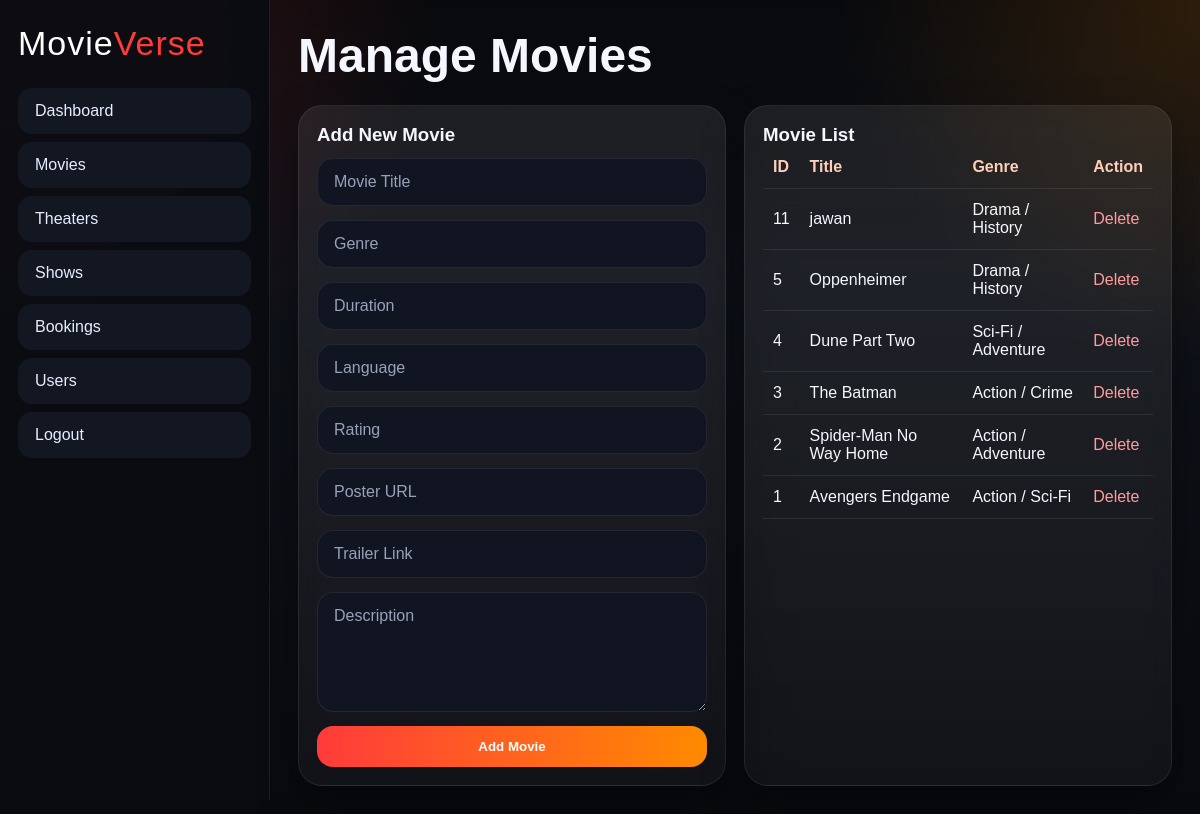
The app's page /admin/movies.php (signed in) with its own data.
### tables this page shows
CREATE TABLE `movies` (
  `id` int(11) NOT NULL,
  `title` varchar(150) NOT NULL,
  `genre` varchar(100) NOT NULL,
  `duration` varchar(50) NOT NULL,
  `language` varchar(50) NOT NULL,
  `rating` varchar(20) NOT NULL,
  `description` text NOT NULL,
  `poster` varchar(255) NOT NULL,
  `trailer_link` varchar(255) DEFAULT NULL,
  `release_date` date DEFAULT NULL,
  `created_at` timestamp NOT NULL DEFAULT current_timestamp()
);

### admin/movies.php (the view, shortened to what this page needs)
<?php
include "../includes/db.php";
$movies = mysqli_query($conn, "SELECT * FROM movies ORDER BY id DESC");
?>
<!DOCTYPE html>
<html lang="en">
<head>
    <link rel="stylesheet" href="/TRY/assets/style.css">
</head>
<body>
<div class="admin-shell">
    <aside class="sidebar">
        <a href="dashboard.php" class="logo">Movie<span>Verse</span></a>
        <nav class="side-nav">
            <a href="dashboard.php">Dashboard</a>
            <a href="movies.php">Movies</a>
            <a href="theaters.php">Theaters</a>
            <a href="shows.php">Shows</a>
            <a href="booking.php">Bookings</a>
            <a href="users.php">Users</a>
            <a href="logout.php">Logout</a>
        </nav>
    </aside>
    <main class="admin-main">
        <div class="admin-header"><h1>Manage Movies</h1></div>
        <div class="admin-grid-2">
            <div class="glass panel">
                <h3>Add New Movie</h3>
                <form method="POST" class="form-grid">
                    <input type="text" name="title" placeholder="Movie Title" required>
                    <input type="text" name="genre" placeholder="Genre" required>
                    <input type="text" name="duration" placeholder="Duration" required>
                    <input type="text" name="language" placeholder="Language" required>
                    <input type="text" name="rating" placeholder="Rating" required>
                    <input type="text" name="poster" placeholder="Poster URL" required>
                    <input type="text" name="trailer_link" placeholder="Trailer Link">
                    <textarea name="description" placeholder="Description" rows="5" required></textarea>
                    <button class="btn btn-primary" type="submit" name="add_movie">Add Movie</button>
                </form>
            </div>
            <div class="glass panel">
                <h3>Movie List</h3>
                <div class="table-wrap">
                    <table>
                        <tr>
                            <th>ID</th>
                            <th>Title</th>
                            <th>Genre</th>
                            <th>Action</th>
                        </tr>
                        <?php while($row = mysqli_fetch_assoc($movies)): ?>
                            <tr>
                                <td><?= $row['id'] ?></td>
                                <td><?= ($row['title']) ?></td>
                                <td><?= ($row['genre']) ?></td>
                                <td><a class="danger-link" href="?delete=<?= $row['id'] ?>">Delete</a></td>
                            </tr>
                        <?php endwhile; ?>
                    </table>
                </div>
            </div>
        </div>
    </main>
</div>
</body>
</html>

### assets/style.css (style rules this page uses)
:root { --bg:#09090d; --panel:#11131b; --panel2:#171b27; --text:#f5f7ff; --muted:#b6bed3; --line:rgba(255,255,255,.08); --primary:#ff3b3b; --primary2:#ff8a00; --shadow:0 18px 40px rgba(0,0,0,.35); }
* { margin:0; padding:0; box-sizing:border-box; }
body { font-family:'Poppins',sans-serif; background: radial-gradient(circle at top left, rgba(255,59,59,.20), transparent 30%), radial-gradient(circle at top right, rgba(255,138,0,.15), transparent 25%), linear-gradient(180deg,#08090c,#0e1118 35%,#090a0f); color:var(--text); min-height:100vh; }
a { text-decoration:none; color:inherit; }
.logo { font-family:'Bebas Neue',sans-serif; font-size:34px; letter-spacing:1px; text-decoration:none; color:#fff; line-height:1; }
.logo span { color:var(--primary); }
.glass { background:linear-gradient(180deg,rgba(255,255,255,.08),rgba(255,255,255,.04)); border:1px solid var(--line); box-shadow:var(--shadow); border-radius:24px; backdrop-filter:blur(10px); }
.btn { display:inline-flex; align-items:center; justify-content:center; gap:8px; border:none; cursor:pointer; padding:13px 20px; border-radius:16px; font-weight:600; transition:.25s; }
.btn-primary { color:white; background:linear-gradient(90deg,var(--primary),var(--primary2)); }
.show-card, .feature, .panel, .dashboard-card { padding:18px; }
.form-grid { display:grid; gap:14px; margin-top:12px; }
input,select,textarea { width:100%; padding:14px 16px; border-radius:16px; border:1px solid var(--line); background:#111521; color:#fff; outline:none; font:inherit; }
input::placeholder, textarea::placeholder { color:#98a1b8; }
.admin-shell { display:grid; grid-template-columns:270px 1fr; min-height:100vh; }
.sidebar { position:sticky; top:0; height:100vh; padding:26px 18px; background:rgba(10,12,18,.92); border-right:1px solid var(--line); }
.side-nav { display:grid; gap:8px; margin-top:28px; }
.side-nav a { padding:13px 16px; border-radius:14px; background:#121722; border:1px solid transparent; color:#e7edff; }
.admin-main { padding:28px; }
.admin-header { display:flex; justify-content:space-between; align-items:center; margin-bottom:22px; gap:20px; }
.admin-header h1 { font-family:'Bebas Neue',sans-serif; font-size:3rem; }
.admin-grid-2 { display:grid; grid-template-columns:1fr 1fr; gap:18px; }
.table-wrap { overflow:auto; }
table { width:100%; border-collapse:collapse; }
table th, table td { padding:12px 10px; border-bottom:1px solid var(--line); text-align:left; }
table th { color:#ffcfb8; }
.danger-link { color:#ff9c9c; }

### records on screen
movies: id "11", title "jawan", genre "Drama / History"
movies: id "5", title "Oppenheimer", genre "Drama / History"
movies: id "4", title "Dune Part Two", genre "Sci-Fi / Adventure"
movies: id "3", title "The Batman", genre "Action / Crime"
movies: id "2", title "Spider-Man No Way Home", genre "Action / Adventure"
movies: id "1", title "Avengers Endgame", genre "Action / Sci-Fi"
